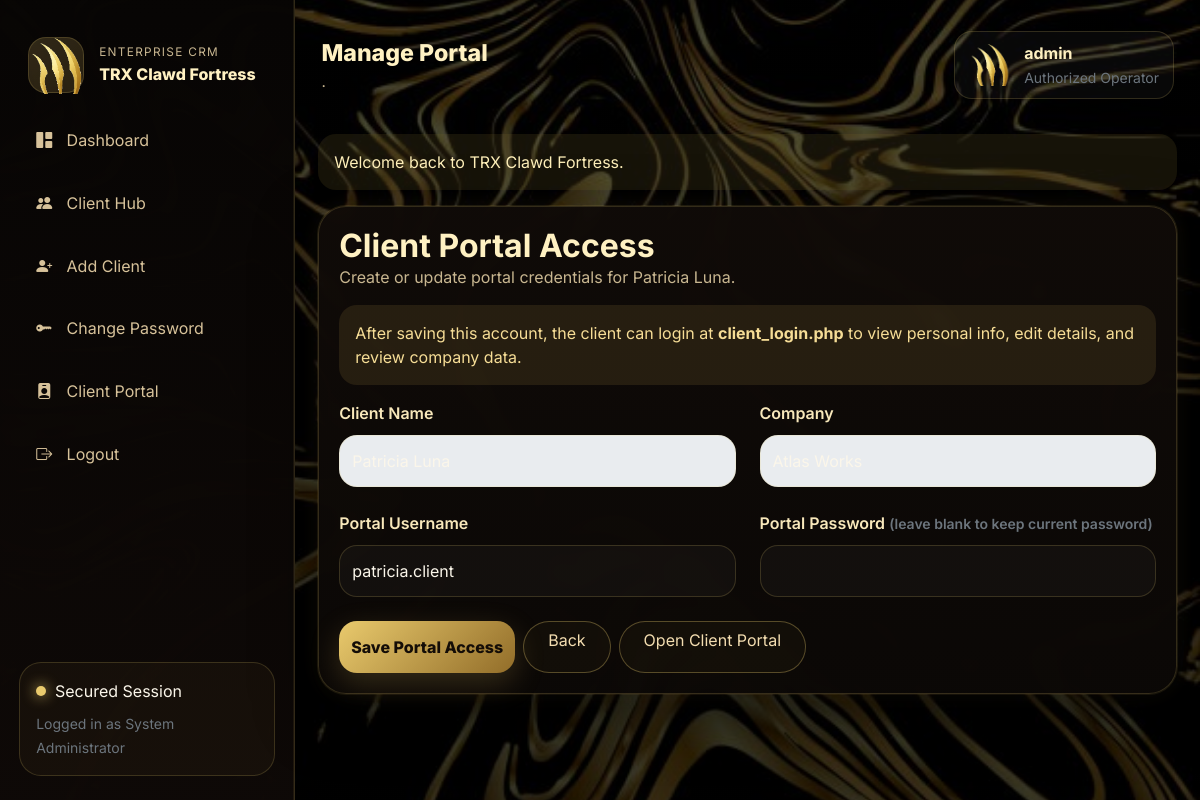
The page /manage_portal.php?id=7 (signed in) on the database its author committed.
### tables this page shows
CREATE TABLE `clients` (
  `id` int(11) NOT NULL,
  `full_name` varchar(100) NOT NULL,
  `email` varchar(100) NOT NULL,
  `contact_number` varchar(20) NOT NULL,
  `company_name` varchar(100) NOT NULL,
  `address` text NOT NULL,
  `profile_image` varchar(255) DEFAULT NULL,
  `status` enum('Active','Inactive') NOT NULL DEFAULT 'Active',
  `created_at` timestamp NOT NULL DEFAULT current_timestamp(),
  `updated_at` timestamp NULL DEFAULT NULL
);

CREATE TABLE `client_portal_accounts` (
  `id` int(11) NOT NULL,
  `client_id` int(11) NOT NULL,
  `username` varchar(50) NOT NULL,
  `password` varchar(255) NOT NULL,
  `created_at` timestamp NOT NULL DEFAULT current_timestamp(),
  `updated_at` timestamp NULL DEFAULT NULL
);

### classes/Client.php (called while the page is built, shortened)
<?php
class Client {
    private PDO $conn; private string $table = 'clients';
    public function __construct(PDO $db) { $this->conn = $db; }
    public function getById(int $id): ?array { $stmt = $this->conn->prepare("SELECT * FROM {$this->table} WHERE id=:id LIMIT 1"); $stmt->execute([':id' => $id]); $row = $stmt->fetch(); return $row ?: null; }
}
?>

### includes/bootstrap.php (called while the page is built, shortened)
<?php
function e($value): string { return htmlspecialchars((string)$value, ENT_QUOTES, 'UTF-8'); }
?>

### classes/ClientPortal.php (called while the page is built, shortened)
<?php
class ClientPortal {
    private PDO $conn; private string $table = 'client_portal_accounts';
    public function __construct(PDO $db) { $this->conn = $db; }
    public function getByClientId(int $clientId): ?array {
        $stmt = $this->conn->prepare("SELECT * FROM {$this->table} WHERE client_id=:client_id LIMIT 1");
        $stmt->execute([':client_id' => $clientId]);
        $row = $stmt->fetch();
        return $row ?: null;
    }
}
?>

### public/manage_portal.php (the view, shortened to what this page needs)
<?php
require_once '../config/Database.php';
require_once '../classes/Client.php';
require_once '../classes/ClientPortal.php';
$db = (new Database())->connect();
$client = new Client($db);
$portal = new ClientPortal($db);
$id = (int)($_GET['id'] ?? 0);
$clientData = $client->getById($id);
$existing = $portal->getByClientId($id);
include '../includes/header.php';
?>
<section class="panel form-panel">
    <div class="panel-header compact">
        <div>
            <h2>Client Portal Access</h2>
            <p>
                Create or update portal credentials for
                <?= e($clientData['full_name']) ?>.
            </p>
        </div>
    </div>
    <div class="alert alert-info border-0 trx-alert">
        After saving this account, the client can login at
        <strong>client_login.php</strong> to view personal info,
        edit details, and review company data.
    </div>
    <form method="POST" class="row g-4">
        <div class="col-md-6">
            <label class="form-label">Client Name</label>
            <input type="text" class="form-control trx-control"
                   value="<?= e($clientData['full_name']) ?>" disabled>
        </div>
        <div class="col-md-6">
            <label class="form-label">Company</label>
            <input type="text" class="form-control trx-control"
                   value="<?= e($clientData['company_name']) ?>" disabled>
        </div>
        <div class="col-md-6">
            <label class="form-label">Portal Username</label>
            <input type="text"
                   name="username"
                   class="form-control trx-control"
                   value="<?= e($_POST['username'] ?? ($existing['username'] ?? '')) ?>"
                   required>
        </div>
        <div class="col-md-6">
            <label class="form-label">
                Portal Password
                <?= $existing ? '<small class="text-secondary">(leave blank to keep current password)</small>' : '' ?>
            </label>
            <input type="password"
                   name="password"
                   class="form-control trx-control"
                   <?= $existing ? '' : 'required' ?>>
        </div>
        <div class="col-12 d-flex gap-2 flex-wrap">
            <button class="btn trx-btn-primary" type="submit">
                Save Portal Access
            </button>
            <a href="clients.php" class="btn btn-outline-light rounded-pill px-4">
                Back
            </a>
            <a href="client_login.php" class="btn btn-outline-info rounded-pill px-4">
                Open Client Portal
            </a>
        </div>
    </form>
</section>
<?php include '../includes/footer.php'; ?>

### assets/css/style.css (style rules this page uses)
:root { --bg: #070504; --bg-soft: #120d09; --panel: rgba(20, 14, 10, 0.94); --panel-2: rgba(16, 11, 8, 0.92); --panel-3: rgba(33, 22, 13, 0.88); --border: rgba(233, 202, 109, 0.18); --border-strong: rgba(233, 202, 109, 0.32); --text: #fbf6ea; --muted: #c8b690; --gold-1: #e9ca6d; --gold-2: #d3ad57; --gold-3: #af8932; --gold-4: #926d29; --gold-5: #64502a; --shadow: 0 20px 60px rgba(0,0,0,0.55); --glow: 0 0 0 1px rgba(233,202,109,.12), 0 0 24px rgba(211,173,87,.08); }
* { box-sizing: border-box; }
html, body { min-height: 100%; }
body { margin: 0; font-family: 'Inter', system-ui, -apple-system, Segoe UI, Roboto, sans-serif; color: var(--text); background: linear-gradient(rgba(0,0,0,.70), rgba(0,0,0,.78)), url('../images/liquid-gold-bg.jpg') center/cover fixed no-repeat, var(--bg); }
a { text-decoration: none; }
.form-control, .form-select { box-shadow: none !important; }
.form-label { color: #f8e8bb; font-weight: 600; margin-bottom: .6rem; }
.trx-btn-primary { background: linear-gradient(135deg, var(--gold-1), var(--gold-4)); border: 0; color: #140d07; font-weight: 800; min-height: 52px; border-radius: 18px; box-shadow: 0 10px 30px rgba(211,173,87,.22); }
.alert { border-radius: 18px !important; }
.alert-info { background: rgba(211,173,87,0.12); color: #f6dd96; }
.trx-body { min-height: 100vh; }
.panel { background: linear-gradient(180deg, rgba(16,11,8,0.95), rgba(11,8,6,0.96)); border: 1px solid var(--border); border-radius: 28px; padding: 1.25rem; box-shadow: var(--shadow), var(--glow); backdrop-filter: blur(8px); }
.panel-header { display: flex; justify-content: space-between; align-items: flex-start; gap: 1rem; margin-bottom: 1rem; }
.panel-header h2, .panel-header h3 { font-weight: 700; margin: 0; color: #fff1c2; }
.panel-header p { margin: 0; color: var(--muted); }
.form-panel { max-width: 980px; }
.trx-control { min-height: 52px; border-radius: 18px; background: rgba(255,255,255,0.03); border: 1px solid var(--border); color: var(--text); }
.trx-alert { border-radius: 18px; }
.btn-outline-light, .btn-outline-info, .btn-outline-warning, .btn-outline-danger { border-color: var(--border-strong) !important; color: #f3ddb0 !important; background: rgba(233,202,109,0.03) !important; }

### rows shown on the page
clients: full_name "Patricia Luna", company_name "Atlas Works"
client_portal_accounts: username "patricia.client"

### other values the page prints
$label "Dashboard"
$label "Client Hub"
$label "Add Client"
$label "Change Password"
$label "Client Portal"
$label "Logout"
$_SESSION['full_name'] "System Administrator"
str_replace(['.php','_'],['',' '], ucwords($currentPage,'_')) "Manage Portal"
$_SESSION['username'] "admin"
$flash['message'] "Welcome back to TRX Clawd Fortress."
